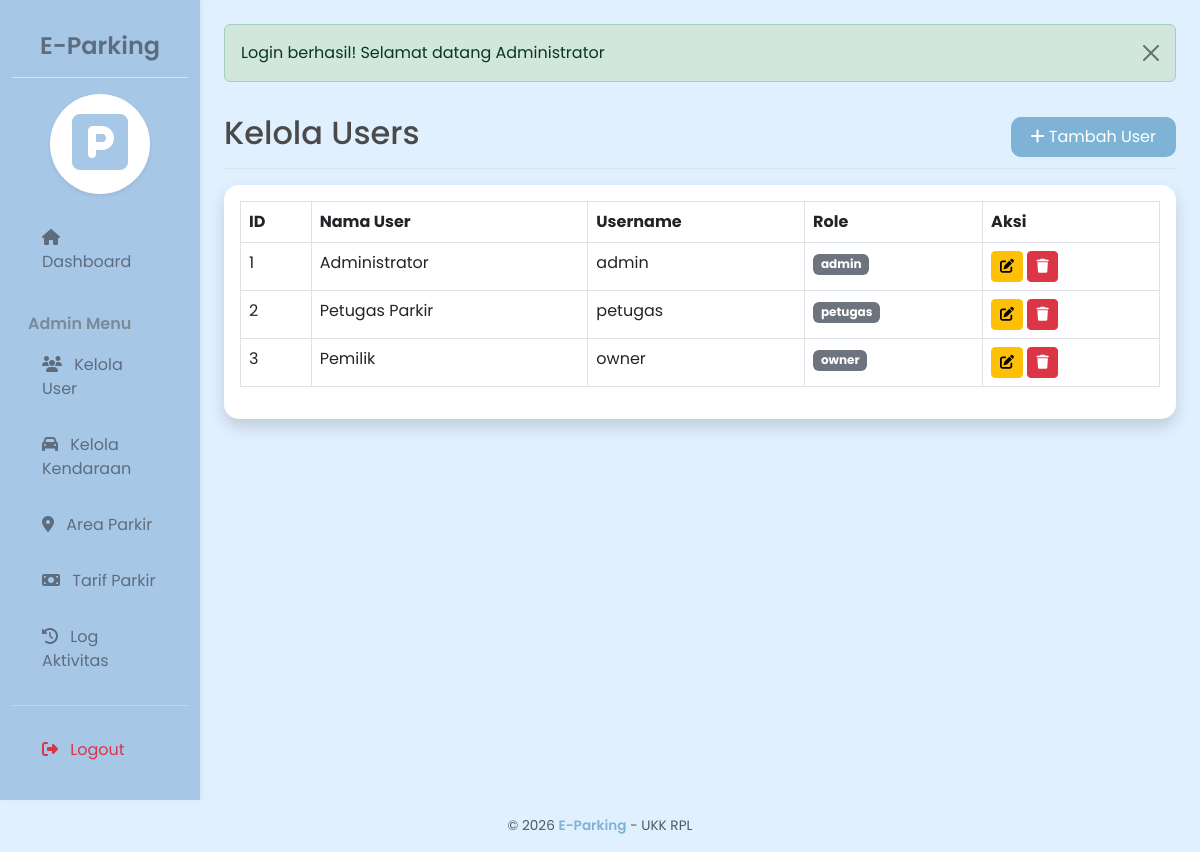
Page /pages/admin/users.php (signed in) on the committed database.
### tables this page shows
CREATE TABLE `tabel_users` (
  `id_user` int(11) NOT NULL AUTO_INCREMENT,
  `nama_user` varchar(100) NOT NULL,
  `username` varchar(50) NOT NULL,
  `password` varchar(255) NOT NULL,
  `role` enum('admin','petugas','owner') NOT NULL,
  `created_at` timestamp NOT NULL DEFAULT current_timestamp(),
  PRIMARY KEY (`id_user`),
  UNIQUE KEY `username` (`username`)
);

### pages/admin/users.php (the view, shortened to what this page needs)
<?php
require_once '../../config/database.php';
require_once '../../functions/helpers.php';
?>
<?php include '../../layouts/header.php'; ?>
<div class="d-flex justify-content-between flex-wrap flex-md-nowrap align-items-center pt-3 pb-2 mb-3 border-bottom">
    <h1 class="h2">Kelola Users</h1>
    <button type="button" class="btn btn-primary" data-bs-toggle="modal" data-bs-target="#modalAdd">
        <i class="fas fa-plus"></i> Tambah User
    </button>
</div>
<div class="card shadow mb-4">
    <div class="card-body">
        <div class="table-responsive">
            <table class="table table-bordered table-hover" id="dataTable" width="100%" cellspacing="0">
                <thead>
                    <tr>
                        <th>ID</th>
                        <th>Nama User</th>
                        <th>Username</th>
                        <th>Role</th>
                        <th>Aksi</th>
                    </tr>
                </thead>
                <tbody>
                    <?php
                    $query = "SELECT * FROM tabel_users ORDER BY id_user ASC";
                    $result = mysqli_query($conn, $query);
                    while ($row = mysqli_fetch_assoc($result)) :
                    ?>
                    <tr>
                        <td><?= $row['id_user'] ?></td>
                        <td><?= $row['nama_user'] ?></td>
                        <td><?= $row['username'] ?></td>
                        <td><span class="badge bg-secondary"><?= $row['role'] ?></span></td>
                        <td>
                            <button class="btn btn-sm btn-warning" data-bs-toggle="modal" data-bs-target="#modalEdit<?= $row['id_user'] ?>">
                                <i class="fas fa-edit"></i>
                            </button>
                            <button class="btn btn-sm btn-danger" data-bs-toggle="modal" data-bs-target="#modalDelete<?= $row['id_user'] ?>">
                                <i class="fas fa-trash"></i>
                            </button>
                        </td>
                    </tr>
                    <?php endwhile; ?>
                </tbody>
            </table>
        </div>
    </div>
</div>
<?php include '../../layouts/footer.php'; ?>

### layouts/header.php (shortened to what this page needs)
<!DOCTYPE html>
<html lang="id">
<head>
    <link href="https://cdn.jsdelivr.net/npm/bootstrap@5.3.0/dist/css/bootstrap.min.css" rel="stylesheet">
    <link rel="stylesheet" href="https://cdnjs.cloudflare.com/ajax/libs/font-awesome/6.4.0/css/all.min.css">
</head>
<body>
<div class="container-fluid">
    <div class="row">
        <?php include 'sidebar.php'; ?>
        <main class="col-md-9 ms-sm-auto col-lg-10 px-md-4 py-4">
            <?= get_flash_message() ?>

### layouts/sidebar.php (shortened to what this page needs)
<?php
$role = $_SESSION['user']['role'] ?? '';
?>
<nav id="sidebarMenu" class="col-md-3 col-lg-2 d-md-block sidebar collapse">
    <div class="position-sticky pt-3">
        <h4 class="text-center py-3 border-bottom" style="font-weight: 600; color: #5D6D7E;">E-Parking</h4>
        <div class="text-center my-3">
            <div class="bg-white d-inline-block rounded-circle p-3 shadow-sm" style="width: 100px; height: 100px; line-height: 70px;">
                <i class="fas fa-parking fa-4x" style="color: var(--cute-blue);"></i>
            </div>
        </div>
        <ul class="nav flex-column">
            <li class="nav-item">
                <a class="nav-link" href="<?= base_url() ?>">
                    <i class="fas fa-home me-2"></i> Dashboard
                </a>
            </li>
            <?php if ($role == 'admin'): ?>
            <h6 class="sidebar-heading d-flex justify-content-between align-items-center px-3 mt-4 mb-1 text-muted">
                <span>Admin Menu</span>
            </h6>
            <li class="nav-item">
                <a class="nav-link" href="<?= base_url('pages/admin/users.php') ?>">
                    <i class="fas fa-users me-2"></i> Kelola User
                </a>
            </li>
            <li class="nav-item">
                <a class="nav-link" href="<?= base_url('pages/admin/kendaraan.php') ?>">
                    <i class="fas fa-car me-2"></i> Kelola Kendaraan
                </a>
            </li>
            <li class="nav-item">
                <a class="nav-link" href="<?= base_url('pages/admin/area.php') ?>">
                    <i class="fas fa-map-marker-alt me-2"></i> Area Parkir
                </a>
            </li>
            <li class="nav-item">
                <a class="nav-link" href="<?= base_url('pages/admin/tarif.php') ?>">
                    <i class="fas fa-money-bill me-2"></i> Tarif Parkir
                </a>
            </li>
            <li class="nav-item">
                <a class="nav-link" href="<?= base_url('pages/admin/logs.php') ?>">
                    <i class="fas fa-history me-2"></i> Log Aktivitas
                </a>
            </li>
            <?php endif; ?>
            <hr>
            <li class="nav-item">
                <a class="nav-link text-danger" href="<?= base_url('logout.php') ?>">
                    <i class="fas fa-sign-out-alt me-2"></i> Logout
                </a>
            </li>
        </ul>
    </div>
</nav>

### functions/helpers.php (shortened to what this page needs)
<?php
function base_url($path = '') {
    return BASE_URL . $path;
}
function get_flash_message() {
    if (isset($_SESSION['flash_message'])) {
        $flash = $_SESSION['flash_message'];
        return '<div class="alert alert-' . $flash['type'] . ' alert-dismissible fade show" role="alert">
                    ' . $flash['message'] . '
                    <button type="button" class="btn-close" data-bs-dismiss="alert" aria-label="Close"></button>
                </div>';
    }
    return '';
}
?>

### layouts/footer.php (shortened to what this page needs)
        </main>
    </div>
    <div class="row">
        <div class="col-12 text-center py-3 text-muted" style="font-size: 0.85rem;">
            &copy; <?= date('Y') ?> <span style="color: var(--deep-cute-blue); font-weight: 600;">E-Parking</span> - UKK RPL
        </div>
    </div>
</div>
</body>
</html>

### layouts/header.php (style rules this page uses)
:root { --cute-blue: #A7C7E7; --soft-blue: #E1F0FF; --deep-cute-blue: #7FB3D5; --text-color: #4A4A4A; }
body { background-color: var(--soft-blue); font-family: 'Poppins', sans-serif; color: var(--text-color); }
.sidebar { min-height: 100vh; background-color: var(--cute-blue); color: white; box-shadow: 2px 0 5px rgba(0,0,0,0.05); }
.sidebar a { color: #5D6D7E; text-decoration: none; display: block; padding: 12px 20px; margin: 4px 10px; border-radius: 10px; transition: all 0.3s ease; }
.sidebar-heading { color: #7B8A97 !important; font-weight: 600; padding: 0 25px; }
.card { border: none; border-radius: 15px; box-shadow: 0 4px 15px rgba(0,0,0,0.05); }
.btn-primary { background-color: var(--deep-cute-blue); border: none; border-radius: 10px; padding: 8px 20px; }

### rows in the picture
tabel_users: id_user "1", nama_user "Administrator", username "admin", role "admin"
tabel_users: id_user "2", nama_user "Petugas Parkir", username "petugas", role "petugas"
tabel_users: id_user "3", nama_user "Pemilik", username "owner", role "owner"

### other values in the picture
$flash['message'] "Login berhasil! Selamat datang Administrator"
